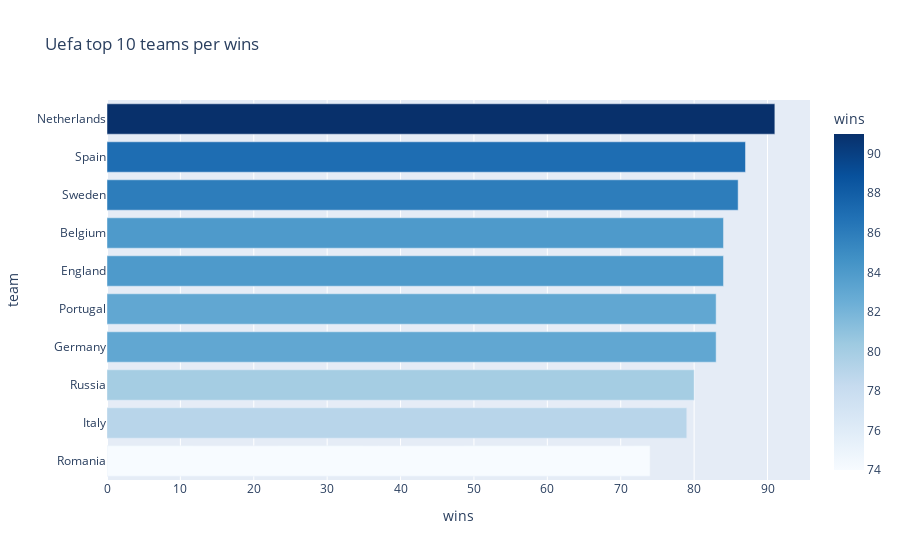
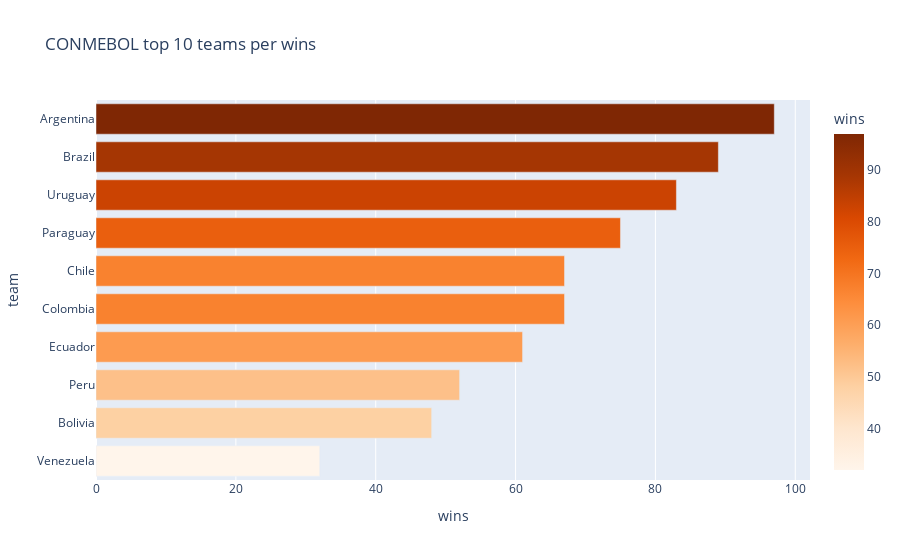

The notebook cell these images were saved under, in order:
### Code cell
fig_uefa = px.bar(ranking_uefa.head(10).reset_index(),
                  x = 'victories', y ='index', orientation='h',
                   title= 'Uefa top 10 teams per wins',
                labels={'index' : 'team', 'victories': 'wins'},
                 color='victories', color_continuous_scale= 'Blues' )

fig_uefa.update_layout(yaxis = dict(autorange = "reversed"))
fig_uefa.show()

fig_conmebol = px.bar(ranking_conmebol.head(10).reset_index(),
                      x = 'victories', y = 'index', orientation= 'h',
                      title= 'CONMEBOL top 10 teams per wins',
                      labels={'index' : 'team', 'victories': 'wins'},
                      color = 'victories', color_continuous_scale='Oranges')

fig_conmebol.update_layout(yaxis =dict(autorange = 'reversed'))
fig_conmebol.show()

### Figure 1 — Plotly figure (JSON) as saved in the notebook; plotly's stock layout.template omitted (floating-point values rounded to 4 significant figures)
{"data": [{"hovertemplate": "wins=%{marker.color}<br>team=%{y}<extra></extra>", "legendgroup": "", "marker": {"color": [91, 87, 86, 84, 84, 83, 83, 80, 79, 74], "coloraxis": "coloraxis", "pattern": {"shape": ""}}, "name": "", "orientation": "h", "showlegend": false, "textposition": "auto", "type": "bar", "x": [91, 87, 86, 84, 84, 83, 83, 80, 79, 74], "xaxis": "x", "y": ["Netherlands", "Spain", "Sweden", "Belgium", "England", "Portugal", "Germany", "Russia", "Italy", "Romania"], "yaxis": "y"}], "layout": {"barmode": "relative", "coloraxis": {"colorbar": {"title": {"text": "wins"}}, "colorscale": [[0, "rgb(247,251,255)"], [0.125, "rgb(222,235,247)"], [0.25, "rgb(198,219,239)"], [0.375, "rgb(158,202,225)"], [0.5, "rgb(107,174,214)"], [0.625, "rgb(66,146,198)"], [0.75, "rgb(33,113,181)"], [0.875, "rgb(8,81,156)"], [1, "rgb(8,48,107)"]]}, "legend": {"tracegroupgap": 0}, "title": {"text": "Uefa top 10 teams per wins"}, "xaxis": {"anchor": "y", "domain": [0, 1], "title": {"text": "wins"}}, "yaxis": {"anchor": "x", "autorange": "reversed", "domain": [0, 1], "title": {"text": "team"}}}}

### Figure 2 — Plotly figure (JSON) as saved in the notebook; plotly's stock layout.template omitted (floating-point values rounded to 4 significant figures)
{"data": [{"hovertemplate": "wins=%{marker.color}<br>team=%{y}<extra></extra>", "legendgroup": "", "marker": {"color": [97, 89, 83, 75, 67, 67, 61, 52, 48, 32], "coloraxis": "coloraxis", "pattern": {"shape": ""}}, "name": "", "orientation": "h", "showlegend": false, "textposition": "auto", "type": "bar", "x": [97, 89, 83, 75, 67, 67, 61, 52, 48, 32], "xaxis": "x", "y": ["Argentina", "Brazil", "Uruguay", "Paraguay", "Chile", "Colombia", "Ecuador", "Peru", "Bolivia", "Venezuela"], "yaxis": "y"}], "layout": {"barmode": "relative", "coloraxis": {"colorbar": {"title": {"text": "wins"}}, "colorscale": [[0, "rgb(255,245,235)"], [0.125, "rgb(254,230,206)"], [0.25, "rgb(253,208,162)"], [0.375, "rgb(253,174,107)"], [0.5, "rgb(253,141,60)"], [0.625, "rgb(241,105,19)"], [0.75, "rgb(217,72,1)"], [0.875, "rgb(166,54,3)"], [1, "rgb(127,39,4)"]]}, "legend": {"tracegroupgap": 0}, "title": {"text": "CONMEBOL top 10 teams per wins"}, "xaxis": {"anchor": "y", "domain": [0, 1], "title": {"text": "wins"}}, "yaxis": {"anchor": "x", "autorange": "reversed", "domain": [0, 1], "title": {"text": "team"}}}}
